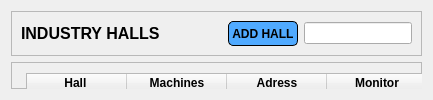
            <widget class="QWidget" name="halls_list_page">
             <layout class="QVBoxLayout" name="verticalLayout_6">
              <item>
               <widget class="QFrame" name="frame">
                <property name="maximumSize">
                 <size>
                  <width>16777215</width>
                  <height>50</height>
                 </size>
                </property>
                <property name="frameShape">
                 <enum>QFrame::StyledPanel</enum>
                </property>
                <property name="frameShadow">
                 <enum>QFrame::Raised</enum>
                </property>
                <layout class="QHBoxLayout" name="horizontalLayout_10">
                 <item>
                  <widget class="QLabel" name="halls_label">
                   <property name="font">
                    <font>
                     <family>Nirmala UI</family>
                     <pointsize>12</pointsize>
                     <weight>75</weight>
                     <bold>true</bold>
                    </font>
                   </property>
                   <property name="text">
                    <string>INDUSTRY HALLS              </string>
                   </property>
                  </widget>
                 </item>
                 <item>
                  <widget class="QPushButton" name="add_hall_button">
                   <property name="minimumSize">
                    <size>
                     <width>0</width>
                     <height>25</height>
                    </size>
                   </property>
                   <property name="maximumSize">
                    <size>
                     <width>90</width>
                     <height>16777215</height>
                    </size>
                   </property>
                   <property name="font">
                    <font>
                     <family>Nirmala UI</family>
                     <weight>75</weight>
                     <bold>true</bold>
                    </font>
                   </property>
                   <property name="autoFillBackground">
                    <bool>false</bool>
                   </property>
                   <property name="styleSheet">
                    <string notr="true">QPushButton{
	background-color: rgb(80, 170, 255);
	border: 1px solid black;
	border-radius: 5px;
}
QPushButton:hover{
	background-color: #00aaff;
}</string>
                   </property>
                   <property name="text">
                    <string> ADD HALL </string>
                   </property>
                  </widget>
                 </item>
                 <item>
                  <widget class="QLineEdit" name="search_bar_2">
                   <property name="maximumSize">
                    <size>
                     <width>200</width>
                     <height>16777215</height>
                    </size>
                   </property>
                   <property name="styleSheet">
                    <string notr="true">border-color: rgb(0, 0, 0);</string>
                   </property>
                   <property name="text">
                    <string/>
                   </property>
                  </widget>
                 </item>
                </layout>
               </widget>
              </item>
              <item>
               <widget class="QFrame" name="frame_4">
                <property name="font">
                 <font>
                  <family>Palace Script MT</family>
                 </font>
                </property>
                <property name="frameShape">
                 <enum>QFrame::StyledPanel</enum>
                </property>
                <property name="frameShadow">
                 <enum>QFrame::Raised</enum>
                </property>
                <widget class="QTableWidget" name="halls_table">
                 <property name="geometry">
                  <rect>
                   <x>15</x>
                   <y>11</y>
                   <width>681</width>
                   <height>371</height>
                  </rect>
                 </property>
                 <property name="font">
                  <font>
                   <family>Segoe UI</family>
                   <pointsize>9</pointsize>
                  </font>
                 </property>
                 <column>
                  <property name="text">
                   <string>Hall </string>
                  </property>
                  <property name="font">
                   <font>
                    <weight>75</weight>
                    <bold>true</bold>
                   </font>
                  </property>
                 </column>
                 <column>
                  <property name="text">
                   <string>Machines</string>
                  </property>
                  <property name="font">
                   <font>
                    <weight>75</weight>
                    <bold>true</bold>
                   </font>
                  </property>
                 </column>
                 <column>
                  <property name="text">
                   <string>Adress</string>
                  </property>
                  <property name="font">
                   <font>
                    <weight>75</weight>
                    <bold>true</bold>
                   </font>
                  </property>
                 </column>
                 <column>
                  <property name="text">
                   <string>Monitor</string>
                  </property>
                  <property name="font">
                   <font>
                    <weight>75</weight>
                    <bold>true</bold>
                   </font>
                  </property>
                 </column>
                </widget>
               </widget>
              </item>
             </layout>
            </widget>
